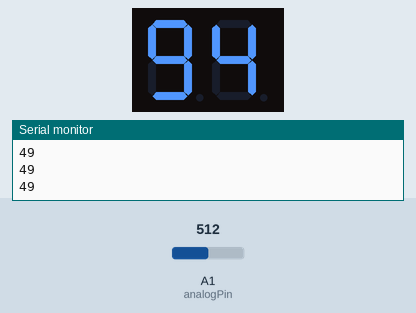
Recording of a sketch running on a simulated Arduino Mega 2560, built with avr-gcc and run on an emulated ATmega2560. Parts: 2-digit seven-segment display, the last lines printed to the serial monitor. Wiring (inferred from the names in the program): 2-digit 7-segment display, segments lit when HIGH: segments pin 22, pin 24, pin 26, pin 28, pin 30, pin 32, pin 34; digit selects pin 40, pin 42. The test bench sets the inputs (shaded band); at power-on: A1 (analogPin) = 512. The segment pins are drawn as the display they are named for.

Above: at 1.2 s.
1.3 s: A1 (analogPin) set to 716
At 1.8 s:
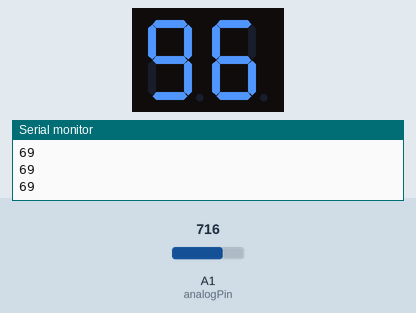
2.8 s: A1 (analogPin) set to 900
At 4.0 s:
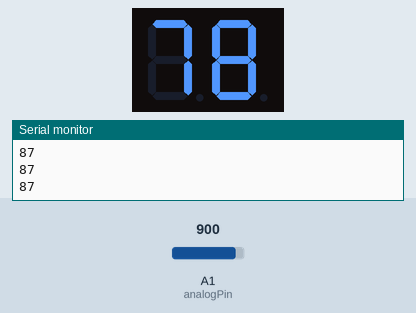
4.3 s: A1 (analogPin) set to 1023
At 5.3 s:
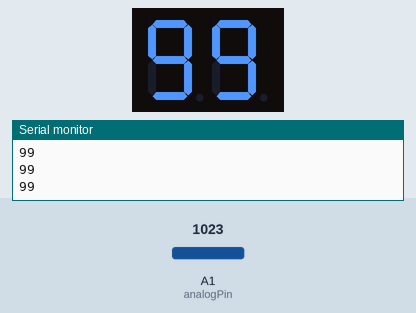
Timing chart, 0 to 7.3 s (numbered marks = the images above; inputs shaded):
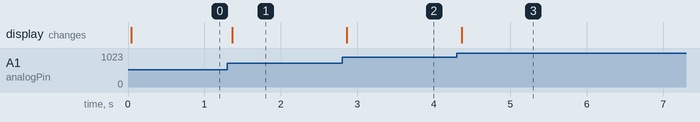

The sketch:

experimento2_1.ino.ino
```cpp
int ledA = 22;
int ledB = 24;
int ledC = 26;
int ledD = 28;
int ledE = 30;
int ledF = 32;
int ledG = 34;
int jumper1 = 40;
int jumper2 = 42;
int contador, valor, dezena, unidade;
int analogPin = A1;

byte segmentos[10][7] = {
  { 1, 1, 1, 1, 1, 1, 0 },  //DIGITO 0
  { 0, 1, 1, 0, 0, 0, 0 },  //DIGITO 1
  { 1, 1, 0, 1, 1, 0, 1 },  //DIGITO 2
  { 1, 1, 1, 1, 0, 0, 1 },  //DIGITO 3
  { 0, 1, 1, 0, 0, 1, 1 },  //DIGITO 4
  { 1, 0, 1, 1, 0, 1, 1 },  //DIGITO 5
  { 1, 0, 1, 1, 1, 1, 1 },  //DIGITO 6
  { 1, 1, 1, 0, 0, 0, 0 },  //DIGITO 7
  { 1, 1, 1, 1, 1, 1, 1 },  //DIGITO 8
  { 1, 1, 1, 1, 0, 1, 1 }   //DIGITO 9
};

void setup() {
  Serial.begin(9600);
  pinMode(ledA, OUTPUT);
  pinMode(ledB, OUTPUT);
  pinMode(ledC, OUTPUT);
  pinMode(ledD, OUTPUT);
  pinMode(ledE, OUTPUT);
  pinMode(ledF, OUTPUT);
  pinMode(ledG, OUTPUT);
  pinMode(jumper1, OUTPUT);
  pinMode(jumper2, OUTPUT);
}

void loop() {
  valor = map(analogRead(analogPin), 0, 1023, 0, 99);
  Serial.println(valor);

  //contador++;
  //if (contador > 50) {
    //contador = 0;
    //valor++;
    dezena = valor / 10;
    unidade = valor % 10;
    //if (valor > 99) {
      //valor = 0;
    //}
  //}

  digitalWrite(ledA, segmentos[dezena][0]);
  digitalWrite(ledB, segmentos[dezena][1]);
  digitalWrite(ledC, segmentos[dezena][2]);
  digitalWrite(ledD, segmentos[dezena][3]);
  digitalWrite(ledE, segmentos[dezena][4]);
  digitalWrite(ledF, segmentos[dezena][5]);
  digitalWrite(ledG, segmentos[dezena][6]);
  digitalWrite(jumper1, HIGH);
  digitalWrite(jumper2, LOW);
  delay(5);
  digitalWrite(ledA, segmentos[unidade][0]);
  digitalWrite(ledB, segmentos[unidade][1]);
  digitalWrite(ledC, segmentos[unidade][2]);
  digitalWrite(ledD, segmentos[unidade][3]);
  digitalWrite(ledE, segmentos[unidade][4]);
  digitalWrite(ledF, segmentos[unidade][5]);
  digitalWrite(ledG, segmentos[unidade][6]);
  digitalWrite(jumper1, LOW);
  digitalWrite(jumper2, HIGH);
  delay(5);
}
```

Measured:
- after the input at 1.3 s, the display: changes after 0.06 s (image 1)
- after the input at 2.8 s, the display: changes after 0.06 s (image 2)
- after the input at 4.3 s, the display: changes after 0.06 s (image 3)
